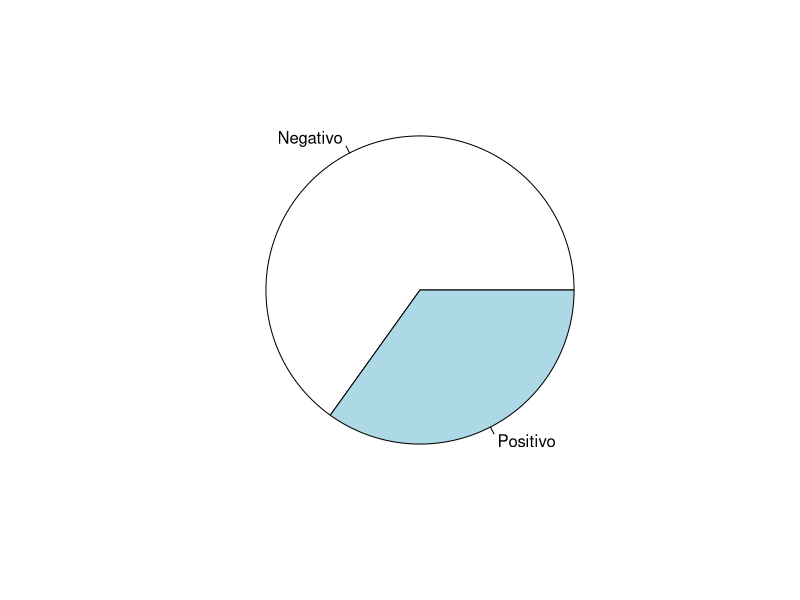
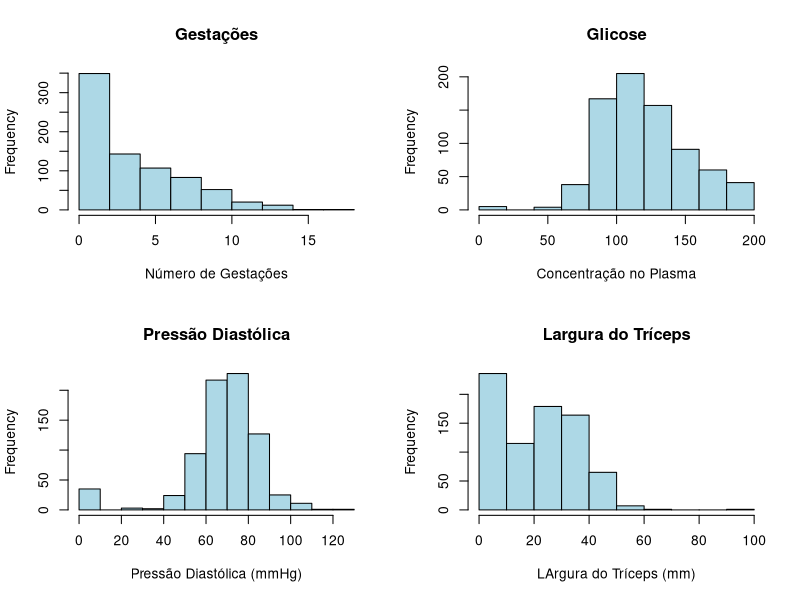
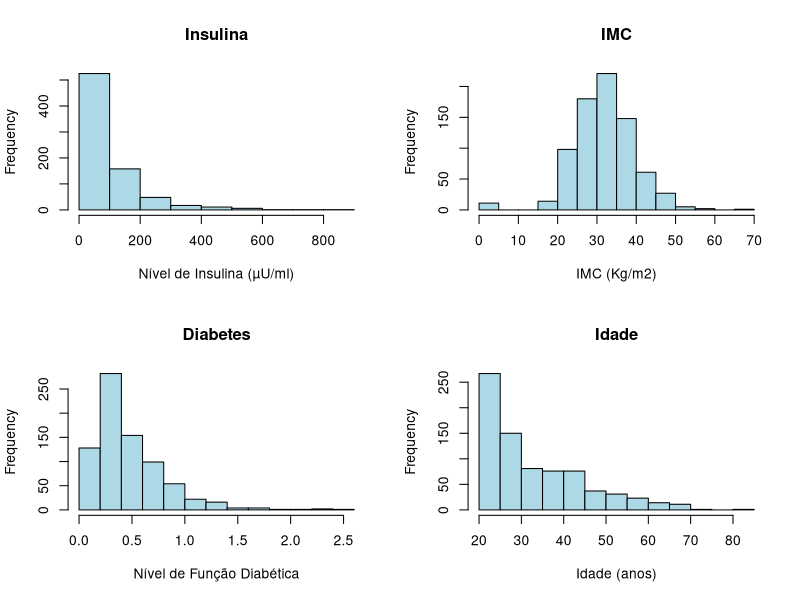
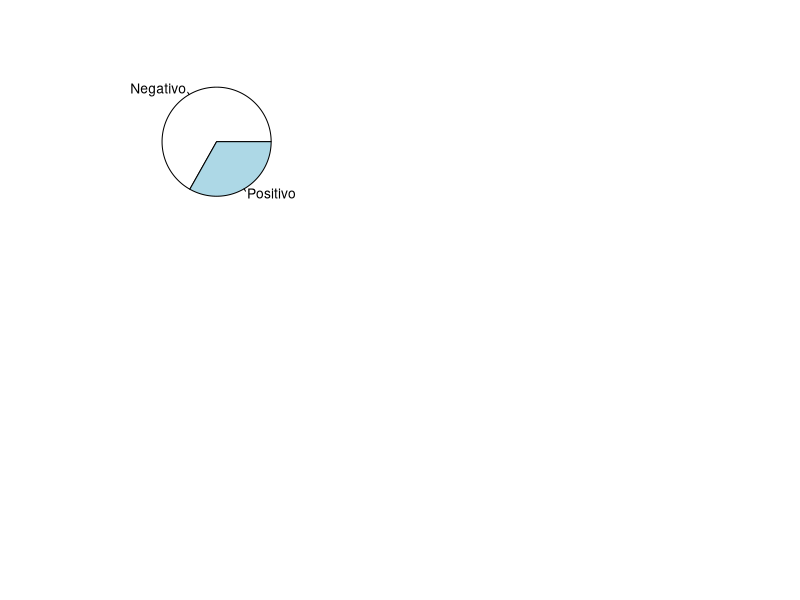
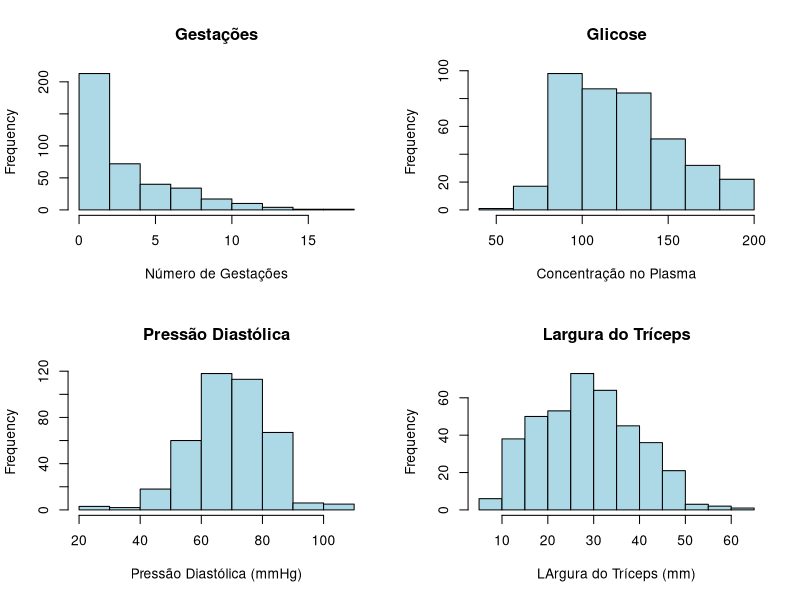
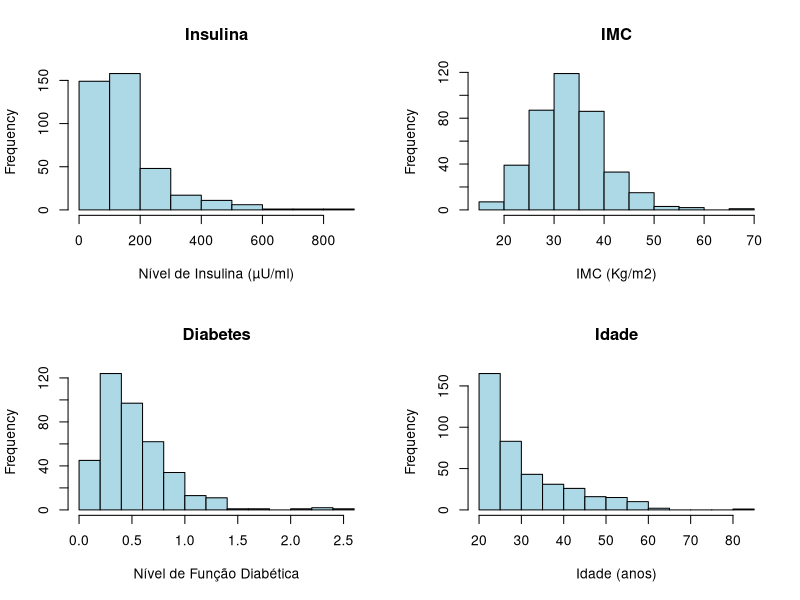
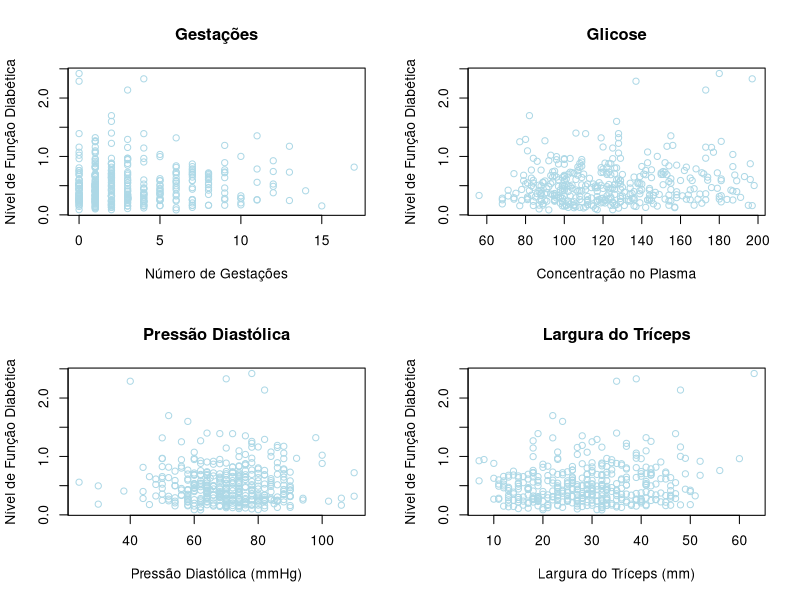
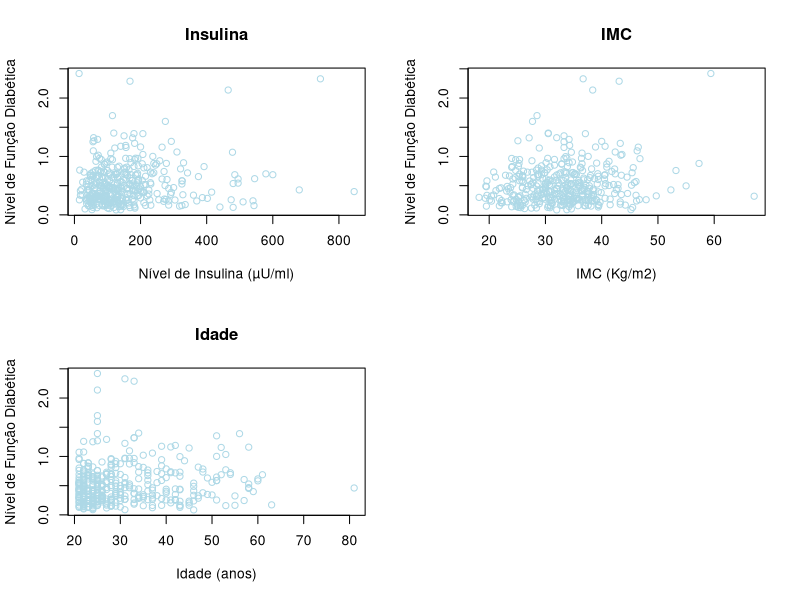

Source code (R) for these figures, in order:
## ---- chunk 1
options(tinytex.verbose = TRUE)
## ---- chunk 2
knitr::opts_chunk$set(echo = TRUE)
## ---- chunk 3
##############################################
###         Sumarização dos dados          ###
##############################################
library(knitr)
set.seed(7)
# setwd("~/Dropbox/Estatística/2023.1/Regressão/Exercícios")
dados = read.csv("Dados_Lab01.csv", sep = ";")
tab.gest = summary(dados$pregnant)
tab.gluc = summary(dados$glucose)
tab.dias = summary(dados$diastolic)
tab.tric = summary(dados$triceps)
tab.insu = summary(dados$insulin)
tab.bmi = summary(dados$bmi)
tab.diab = summary(dados$diabetes)
tab.age = summary(dados$age)

tab = rbind(tab.gest,tab.gluc, tab.dias, tab.tric, tab.insu, tab.bmi, tab.diab, tab.age)

colnames(tab) = c("Mínimo", "1o Q.", "Mediana", "Média", "3o Q.", "Máximo")
rownames(tab) = c("Gestações", "Glicose", "P. Diastólica", "Tríceps", "Insulina", "IMC", "N. Diabetes", "Idade")

kable(round(tab,2))
## ---- chunk 4
# Plot the chart.
tab.test = table(dados$test)
rownames(tab.test) = c("Negativo", "Positivo")
pie(tab.test)
## ---- chunk 5

par(mfrow = c(2,2))
hist(dados$pregnant,col= "lightblue", breaks = 10, main = "Gestações", xlab = "Número de Gestações")
hist(dados$glucose,col= "lightblue", breaks = 10, main = "Glicose", xlab = "Concentração no Plasma")

hist(dados$diastolic,col= "lightblue", breaks = 10, main = "Pressão Diastólica", xlab = "Pressão Diastólica (mmHg)")
hist(dados$triceps,col= "lightblue", breaks = 10, main = "Largura do Tríceps", xlab = "LArgura do Tríceps (mm)")

hist(dados$insulin,col= "lightblue", breaks = 10, main = "Insulina", xlab = "Nível de Insulina (µU/ml)")
hist(dados$bmi,col= "lightblue", breaks = 10, main = "IMC",
     xlab = "IMC (Kg/m2)")

hist(dados$diabetes,col= "lightblue", breaks = 10, main = "Diabetes", xlab = "Nível de Função Diabética")
hist(dados$age,col= "lightblue", breaks = 10, main = "Idade", xlab = "Idade (anos)")
## ---- chunk 6
##############################################
###          Tratamento dos dados          ###
##############################################
library(dplyr)
dados = dados %>% filter(glucose != 0)
dados = dados %>% filter(diastolic != 0)
dados = dados %>% filter(triceps != 0)
dados = dados %>% filter(insulin != 0)
dados = dados %>% filter(bmi != 0)
dados = dados %>% filter(diabetes != 0)
dados = dados %>% filter(age != 0)


tab.gest = summary(dados$pregnant)
tab.gluc = summary(dados$glucose)
tab.dias = summary(dados$diastolic)
tab.tric = summary(dados$triceps)
tab.insu = summary(dados$insulin)
tab.bmi = summary(dados$bmi)
tab.diab = summary(dados$diabetes)
tab.age = summary(dados$age)

tab = rbind(tab.gest,tab.gluc, tab.dias, tab.tric, tab.insu, tab.bmi, tab.diab, tab.age)

colnames(tab) = c("Mínimo", "1o Q.", "Mediana", "Média", "3o Q.", "Máximo")
rownames(tab) = c("Gestações", "Glicose", "P. Diastólica", "Tríceps", "Insulina", "IMC", "N. Diabetes", "Idade")

kable(round(tab,2))
## ---- chunk 7
# Plot the chart.
tab.test = table(dados$test)
rownames(tab.test) = c("Negativo", "Positivo")
pie(tab.test)
## ---- chunk 8

par(mfrow = c(2,2))
hist(dados$pregnant,col= "lightblue", breaks = 10, main = "Gestações", xlab = "Número de Gestações")
hist(dados$glucose,col= "lightblue", breaks = 10, main = "Glicose", xlab = "Concentração no Plasma")

hist(dados$diastolic,col= "lightblue", breaks = 10, main = "Pressão Diastólica", xlab = "Pressão Diastólica (mmHg)")
hist(dados$triceps,col= "lightblue", breaks = 10, main = "Largura do Tríceps", xlab = "LArgura do Tríceps (mm)")

hist(dados$insulin,col= "lightblue", breaks = 10, main = "Insulina", xlab = "Nível de Insulina (µU/ml)")
hist(dados$bmi,col= "lightblue", breaks = 10, main = "IMC",
     xlab = "IMC (Kg/m2)")

hist(dados$diabetes,col= "lightblue", breaks = 10, main = "Diabetes", xlab = "Nível de Função Diabética")
hist(dados$age,col= "lightblue", breaks = 10, main = "Idade", xlab = "Idade (anos)")
## ---- chunk 9

par(mfrow = c(2,2))
plot(dados$pregnant, dados$diabetes,   col= "lightblue", main = "Gestações", xlab = "Número de Gestações", ylab = "Nível de Função Diabética")
plot(dados$glucose, dados$diabetes, col= "lightblue", main = "Glicose", xlab = "Concentração no Plasma", ylab = "Nível de Função Diabética")

plot(dados$diastolic, dados$diabetes, col= "lightblue", main = "Pressão Diastólica", xlab = "Pressão Diastólica (mmHg)", ylab = "Nível de Função Diabética")
plot(dados$triceps, dados$diabetes, col= "lightblue", main = "Largura do Tríceps", xlab = "Largura do Tríceps (mm)", ylab = "Nível de Função Diabética")

plot(dados$insulin, dados$diabetes, col= "lightblue", main = "Insulina", xlab = "Nível de Insulina (µU/ml)", ylab = "Nível de Função Diabética")
plot(dados$bmi, dados$diabetes, col= "lightblue", main = "IMC",
     xlab = "IMC (Kg/m2)", ylab = "Nível de Função Diabética")

plot(dados$age, dados$diabetes, col= "lightblue", main = "Idade", xlab = "Idade (anos)", ylab = "Nível de Função Diabética")
## ---- chunk 10

par(mfrow = c(2,2))
boxplot(dados$pregnant ~ dados$test, col= "lightblue", main = "Gestações", ylab = "Número de Gestações", xlab = "Teste de Sinais de Diabetes")
boxplot(dados$glucose ~ dados$test, col= "lightblue", main = "Glicose", ylab = "Concentração no Plasma", xlab = "Teste de Sinais de Diabetes")

boxplot(dados$diastolic ~ dados$test, col= "lightblue", main = "P. Diastólica", ylab = "Pressão Diastólica (mmHg)", xlab = "Teste de Sinais de Diabetes")
boxplot(dados$triceps ~ dados$test,col= "lightblue", main = "Tríceps", ylab = "Largura do Tríceps (mm)", xlab = "Teste de Sinais de Diabetes")

boxplot(dados$insulin ~ dados$test,col= "lightblue", main = "Insulina", ylab = "Nível de Insulina (µU/ml)", xlab = "Teste de Sinais de Diabetes")
boxplot(dados$bmi ~ dados$test,col= "lightblue", main = "IMC", ylab = "IMC (Kg/m2)", xlab = "Teste de Sinais de Diabetes")

boxplot(dados$diabetes ~ dados$test,col= "lightblue", main = "N. Diabetes", ylab = "Nível de Função Diabética", xlab = "Teste de Sinais de Diabetes")
boxplot(dados$age ~ dados$test,col= "lightblue", main = "Idade", ylab = "Idade (anos)", xlab = "Teste de Sinais de Diabetes")

